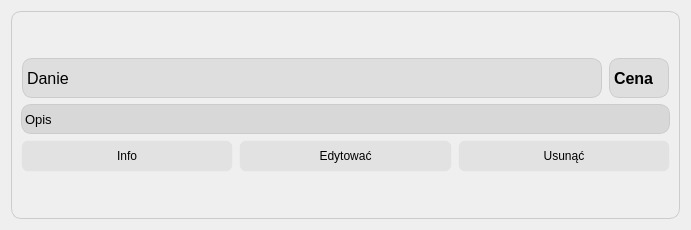
<?xml version="1.0" encoding="UTF-8"?>
<ui version="4.0">
 <class>CaseWidget</class>
 <widget class="QWidget" name="CaseWidget">
  <property name="geometry">
   <rect>
    <x>0</x>
    <y>0</y>
    <width>691</width>
    <height>230</height>
   </rect>
  </property>
  <property name="minimumSize">
   <size>
    <width>180</width>
    <height>0</height>
   </size>
  </property>
  <property name="maximumSize">
   <size>
    <width>16777215</width>
    <height>230</height>
   </size>
  </property>
  <property name="windowTitle">
   <string>Form</string>
  </property>
  <property name="styleSheet">
   <string notr="true">
border	-radius: 10px;</string>
  </property>
  <layout class="QGridLayout" name="gridLayout">
   <item row="1" column="1">
    <widget class="QFrame" name="frame">
     <property name="styleSheet">
      <string notr="true">
    border: 1px solid #ccc; /* 1px тонка рамка, solid тип рамки, #ccc сірий колір */

    border-radius: 10px; /* радіус для кутів */</string>
     </property>
     <property name="frameShape">
      <enum>QFrame::StyledPanel</enum>
     </property>
     <property name="frameShadow">
      <enum>QFrame::Raised</enum>
     </property>
     <layout class="QGridLayout" name="gridLayout_3">
      <item row="0" column="0">
       <layout class="QVBoxLayout" name="verticalLayout">
        <item>
         <layout class="QHBoxLayout" name="horizontalLayout">
          <item>
           <widget class="QLabel" name="qlb_danie">
            <property name="enabled">
             <bool>true</bool>
            </property>
            <property name="sizePolicy">
             <sizepolicy hsizetype="Preferred" vsizetype="Preferred">
              <horstretch>0</horstretch>
              <verstretch>0</verstretch>
             </sizepolicy>
            </property>
            <property name="maximumSize">
             <size>
              <width>580</width>
              <height>40</height>
             </size>
            </property>
            <property name="font">
             <font>
              <pointsize>12</pointsize>
              <fontweight>Black</fontweight>
             </font>
            </property>
            <property name="cursor">
             <cursorShape>ArrowCursor</cursorShape>
            </property>
            <property name="contextMenuPolicy">
             <enum>Qt::NoContextMenu</enum>
            </property>
            <property name="styleSheet">
             <string notr="true">background-color: rgb(222, 222, 222);</string>
            </property>
            <property name="text">
             <string>Danie</string>
            </property>
            <property name="alignment">
             <set>Qt::AlignLeading|Qt::AlignLeft|Qt::AlignVCenter</set>
            </property>
           </widget>
          </item>
          <item>
           <widget class="QLabel" name="qlb_cena">
            <property name="minimumSize">
             <size>
              <width>0</width>
              <height>0</height>
             </size>
            </property>
            <property name="maximumSize">
             <size>
              <width>60</width>
              <height>40</height>
             </size>
            </property>
            <property name="font">
             <font>
              <pointsize>12</pointsize>
              <bold>true</bold>
             </font>
            </property>
            <property name="styleSheet">
             <string notr="true">background-color: rgb(222, 222, 222);</string>
            </property>
            <property name="text">
             <string>Cena</string>
            </property>
           </widget>
          </item>
         </layout>
        </item>
        <item>
         <widget class="QLabel" name="qlb_des">
          <property name="maximumSize">
           <size>
            <width>650</width>
            <height>30</height>
           </size>
          </property>
          <property name="font">
           <font>
            <pointsize>10</pointsize>
            <bold>false</bold>
           </font>
          </property>
          <property name="styleSheet">
           <string notr="true">background-color: rgb(216, 216, 216);</string>
          </property>
          <property name="text">
           <string>Opis </string>
          </property>
         </widget>
        </item>
        <item>
         <layout class="QHBoxLayout" name="horizontalLayout_2">
          <item>
           <widget class="QPushButton" name="btn_info">
            <property name="styleSheet">
             <string notr="true">QPushButton{
 	 background-color:rgba(200,200,200,90);
     border: 1px solid rgba(255,255,255,40);
     border-radius:7px;
	 height:30
}
QPushButton:hover{
	 background-color:rgba(209,209,209,60);
     border: 1px solid rgba(0,0,0,50);
}
QPushButton:pressed{
	background-color:rgba(180,180,180,70);
}</string>
            </property>
            <property name="text">
             <string>Info</string>
            </property>
           </widget>
          </item>
          <item>
           <widget class="QPushButton" name="btn_edit">
            <property name="styleSheet">
             <string notr="true">QPushButton{
 	 background-color:rgba(200,200,200,90);
     border: 1px solid rgba(255,255,255,40);
     border-radius:7px;
	 height:30
}
QPushButton:hover{
	 background-color:rgba(209,209,209,60);
     border: 1px solid rgba(0,0,0,50);
}
QPushButton:pressed{
	background-color:rgba(180,180,180,70);
}</string>
            </property>
            <property name="text">
             <string>Edytować</string>
            </property>
           </widget>
          </item>
          <item>
           <widget class="QPushButton" name="btn_delete">
            <property name="styleSheet">
             <string notr="true">QPushButton{
 	 background-color:rgba(200,200,200,90);
     border: 1px solid rgba(255,255,255,40);
     border-radius:7px;
	 height:30
}
QPushButton:hover{
	 background-color:rgba(209,209,209,60);
     border: 1px solid rgba(0,0,0,50);
}
QPushButton:pressed{
	background-color:rgba(180,180,180,70);
}</string>
            </property>
            <property name="text">
             <string>Usunąć</string>
            </property>
           </widget>
          </item>
         </layout>
        </item>
       </layout>
      </item>
     </layout>
    </widget>
   </item>
  </layout>
 </widget>
 <resources/>
 <connections/>
</ui>
